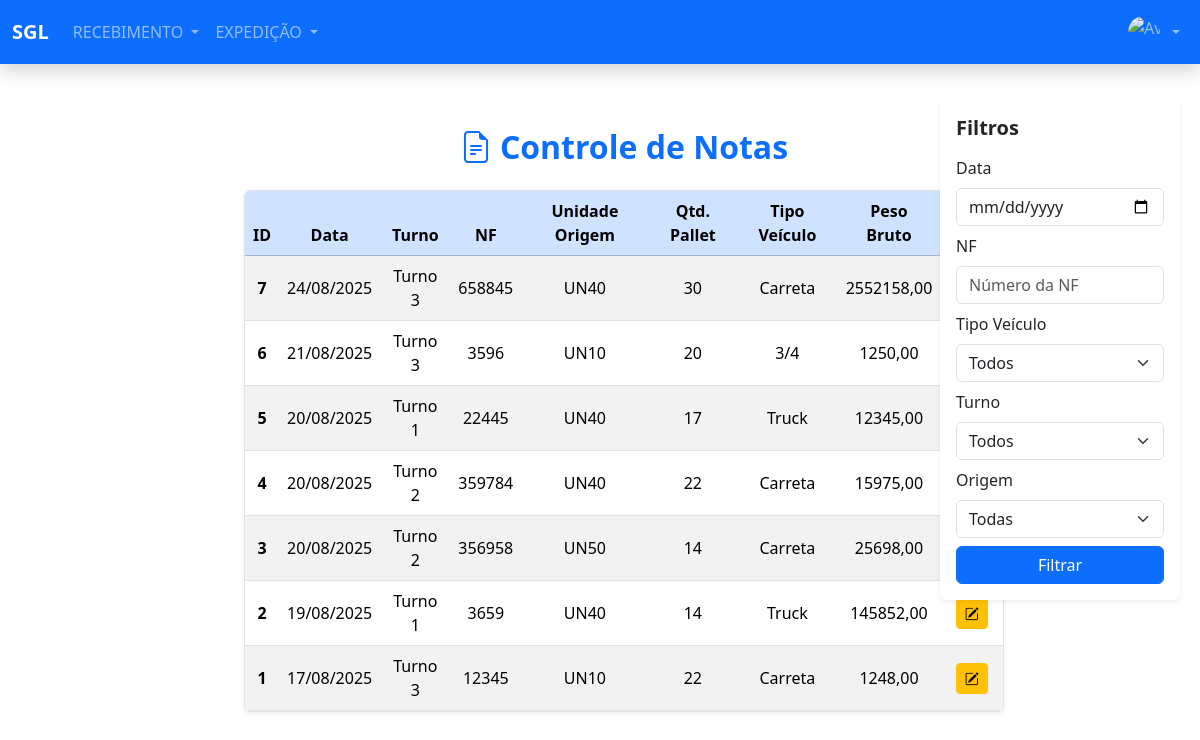
The app's page /receipt/ (signed in) with its own data.
### receipt/models.py (models this page shows, shortened)
class NotaFiscal(models.Model):
    TURNO_CHOICES = [
        (1, "Turno 1"),
        (2, "Turno 2"),
        (3, "Turno 3"),
    ]
    data = models.DateField(default=timezone.now)
    turno = models.IntegerField(choices=TURNO_CHOICES)
    nf = models.CharField(max_length=10, unique=True, verbose_name="Número da Nota")
    un_origem = models.CharField(max_length=4)
    qnt_pallet = models.CharField(max_length=2)
    tipo_veiculo = models.CharField(max_length=50)
    peso_nota = models.DecimalField(max_digits=10, decimal_places=2)

### receipt/views.py (the view)
# urls.py: path("", ReceiptListView.as_view(), name="index"),
class ReceiptListView(ListView):
    model = NotaFiscal
    ordering = ['-id']
    def get_queryset(self):
        queryset = super().get_queryset()
        data = self.request.GET.get('data')
        nf = self.request.GET.get('nf')
        tipo_veiculo = self.request.GET.get('tipo_veiculo')
        turno = self.request.GET.get('turno')
        un_origem = self.request.GET.get('un_origem')
        if data:
            queryset = queryset.filter(data=data)
        if nf:
            queryset = queryset.filter(nf__icontains=nf)
        if tipo_veiculo:
            queryset = queryset.filter(tipo_veiculo=tipo_veiculo)
        if turno:
            queryset = queryset.filter(turno=turno)
        if un_origem:
            queryset = queryset.filter(un_origem=un_origem)
        return queryset
    def get_context_data(self, **kwargs):
        context = super().get_context_data(**kwargs)
        context['request'] = self.request  # mantém filtros selecionados no template
        return context

### templates/receipt/notafiscal_list.html (shortened to what this page needs)
{% extends 'receipt/index.html' %}
{% block content %}
<div class="container-fluid mt-5 px-lg-4">
    <div class="row">
        <div class="col-lg-8" style="margin-left: 220px; margin-right: 280px;">
            <h2 class="fw-bold mb-4 text-primary text-center">
                <i class="bi bi-file-earmark-text me-2"></i>Controle de Notas
            </h2>
            {% if notafiscal_list %}
            <div class="table-responsive shadow-sm rounded border">
                <table class="table table-hover table-striped align-middle text-center mb-0">
                    <thead class="table-primary text-center">
                        <tr>
                            <th>ID</th>
                            <th>Data</th>
                            <th>Turno</th>
                            <th>NF</th>
                            <th>Unidade Origem</th>
                            <th>Qtd. Pallet</th>
                            <th>Tipo Veículo</th>
                            <th>Peso Bruto</th>
                            <th>Ações</th>
                        </tr>
                    </thead>
                    <tbody>
                        {% for nota in notafiscal_list %}
                        <tr>
                            <td class="fw-semibold">{{ nota.id }}</td>
                            <td>{{ nota.data|date:"d/m/Y" }}</td>
                            <td>{{ nota.get_turno_display }}</td>
                            <td>{{ nota.nf }}</td>
                            <td>{{ nota.un_origem }}</td>
                            <td>{{ nota.qnt_pallet }}</td>
                            <td>{{ nota.tipo_veiculo }}</td>
                            <td>{{ nota.peso_nota }}</td>
                            <td>
                                <div class="d-flex justify-content-center gap-2">
                                    <a href="{% url 'notas_update' pk=nota.pk %}" class="btn btn-sm btn-warning" data-bs-toggle="tooltip" title="Editar nota">
                                        <i class="bi bi-pencil-square"></i>
                                    </a>
                                </div>
                            </td>
                        </tr>
                        {% endfor %}
                    </tbody>
                </table>
            </div>
            {% else %}
            <p class="text-muted mt-4">Nenhuma nota encontrada.</p>
            {% endif %}
        </div>
        <div class="col-lg-2 d-none d-lg-block">
            <div class="card shadow-sm border-0 p-3 mb-4"
                 style="position: fixed; right: 20px; top: 100px; width: 240px; z-index: 1050;">
                <h5 class="fw-bold mb-3">Filtros</h5>
                <form method="get">
                    <div class="mb-2">
                        <label class="form-label">Data</label>
                        <input type="date" name="data" class="form-control" value="{{ request.GET.data }}">
                    </div>
                    <div class="mb-2">
                        <label class="form-label">NF</label>
                        <input type="text" name="nf" class="form-control" placeholder="Número da NF" value="{{ request.GET.nf }}">
                    </div>
                    <div class="mb-2">
                        <label class="form-label">Tipo Veículo</label>
                        <select name="tipo_veiculo" class="form-select">
                            <option value="">Todos</option>
                        </select>
                    </div>
                    <div class="mb-2">
                        <label class="form-label">Turno</label>
                        <select name="turno" class="form-select">
                            <option value="">Todos</option>
                        </select>
                    </div>
                    <div class="mb-2">
                        <label class="form-label">Origem</label>
                        <select name="un_origem" class="form-select">
                            <option value="">Todas</option>
                        </select>
                    </div>
                    <button type="submit" class="btn btn-primary w-100">Filtrar</button>
                </form>
            </div>
        </div>
    </div>
</div>
{% endblock %}

### templates/receipt/index.html (shortened to what this page needs)
<!doctype html>
<html lang="pt-br">
  <head>
    <link rel="stylesheet" href="https://cdn.jsdelivr.net/npm/bootstrap-icons@1.10.5/font/bootstrap-icons.css">
    <link href="https://cdn.jsdelivr.net/npm/bootstrap@5.3.7/dist/css/bootstrap.min.css" rel="stylesheet">
  </head>
  <body>
    <nav class="navbar navbar-expand-lg navbar-dark bg-primary fixed-top shadow">
        <div class="container-fluid">
            <a class="navbar-brand fw-bold" href="{% url "pg_inicial" %}">SGL</a>
            <div class="collapse navbar-collapse" id="navbarContent">
                <ul class="navbar-nav me-auto mb-2 mb-lg-0">
                    {% if user.is_authenticated %}
                    <li class="nav-item dropdown">
                        <a class="nav-link dropdown-toggle" href="#" role="button" data-bs-toggle="dropdown" aria-expanded="false">
                            RECEBIMENTO
                        </a>
                    </li>
                    <li class="nav-item dropdown">
                        <a class="nav-link dropdown-toggle" href="#" role="button" data-bs-toggle="dropdown" aria-expanded="false">
                            EXPEDIÇÃO
                        </a>
                    </li>
                    {% endif %}
                </ul>
                <ul class="navbar-nav ms-auto mb-2 mb-lg-0">
                    {% if user.is_authenticated %}
                    <li class="nav-item dropdown">
                        <a class="nav-link dropdown-toggle d-flex align-items-center" href="#" role="button" data-bs-toggle="dropdown" aria-expanded="false">
                            <img src="{{ user.profile.image.url|default:'/static/images/default-avatar.png' }}"
                                 alt="Avatar" class="rounded-circle me-2" style="width:32px; height:32px; object-fit:cover;">
                        </a>
                    </li>
                    {% else %}
                    <li class="nav-item">
                        <a class="btn btn-outline-light btn-sm" href="{% url 'login' %}">Entrar</a>
                    </li>
                    {% endif %}
                </ul>
            </div>
        </div>
    </nav>
    <div style="padding-top: 80px;">
        {% block content %}{% endblock %}
    </div>
  </body>
</html>

### records on screen
NotaFiscal: id "7", data "24/08/2025", turno "Turno 3", nf "658845", un_origem "UN40", qnt_pallet "30", tipo_veiculo "Carreta", peso_nota "2552158,00"
NotaFiscal: id "6", data "21/08/2025", turno "Turno 3", nf "3596", un_origem "UN10", qnt_pallet "20", tipo_veiculo "3/4", peso_nota "1250,00"
NotaFiscal: id "5", data "20/08/2025", turno "Turno 1", nf "22445", un_origem "UN40", qnt_pallet "17", tipo_veiculo "Truck", peso_nota "12345,00"
NotaFiscal: id "4", data "20/08/2025", turno "Turno 2", nf "359784", un_origem "UN40", qnt_pallet "22", tipo_veiculo "Carreta", peso_nota "15975,00"
NotaFiscal: id "3", data "20/08/2025", turno "Turno 2", nf "356958", un_origem "UN50", qnt_pallet "14", tipo_veiculo "Carreta", peso_nota "25698,00"
NotaFiscal: id "2", data "19/08/2025", turno "Turno 1", nf "3659", un_origem "UN40", qnt_pallet "14", tipo_veiculo "Truck", peso_nota "145852,00"
NotaFiscal: id "1", data "17/08/2025", turno "Turno 3", nf "12345", un_origem "UN10", qnt_pallet "22", tipo_veiculo "Carreta", peso_nota "1248,00"
